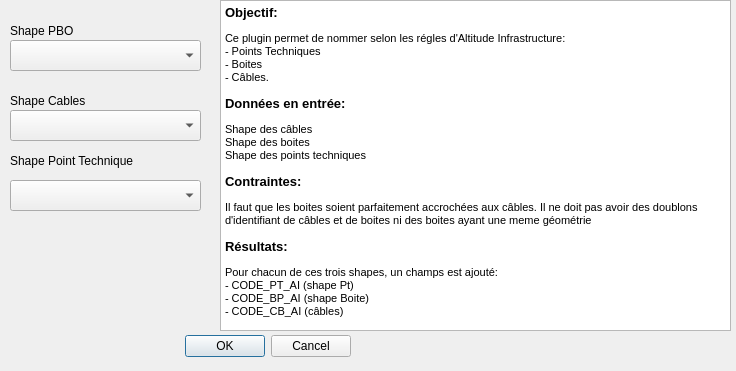
<?xml version="1.0" encoding="UTF-8"?>
<ui version="4.0">
 <class>Nommage_PT_Boite_CablesDialogBase</class>
 <widget class="QDialog" name="Nommage_PT_Boite_CablesDialogBase">
  <property name="geometry">
   <rect>
    <x>0</x>
    <y>0</y>
    <width>736</width>
    <height>371</height>
   </rect>
  </property>
  <property name="windowTitle">
   <string>Nommage_PT_Boite_Cables</string>
  </property>
  <widget class="QDialogButtonBox" name="button_box">
   <property name="geometry">
    <rect>
     <x>10</x>
     <y>330</y>
     <width>341</width>
     <height>32</height>
    </rect>
   </property>
   <property name="orientation">
    <enum>Qt::Horizontal</enum>
   </property>
   <property name="standardButtons">
    <set>QDialogButtonBox::Cancel|QDialogButtonBox::Ok</set>
   </property>
  </widget>
  <widget class="QLabel" name="label">
   <property name="geometry">
    <rect>
     <x>10</x>
     <y>20</y>
     <width>131</width>
     <height>21</height>
    </rect>
   </property>
   <property name="text">
    <string>Shape PBO</string>
   </property>
  </widget>
  <widget class="QLabel" name="label_2">
   <property name="geometry">
    <rect>
     <x>10</x>
     <y>90</y>
     <width>131</width>
     <height>21</height>
    </rect>
   </property>
   <property name="text">
    <string>Shape Cables</string>
   </property>
  </widget>
  <widget class="QLabel" name="label_3">
   <property name="geometry">
    <rect>
     <x>10</x>
     <y>150</y>
     <width>131</width>
     <height>21</height>
    </rect>
   </property>
   <property name="text">
    <string>Shape Point Technique</string>
   </property>
  </widget>
  <widget class="QComboBox" name="comboPBO">
   <property name="geometry">
    <rect>
     <x>10</x>
     <y>40</y>
     <width>191</width>
     <height>31</height>
    </rect>
   </property>
  </widget>
  <widget class="QComboBox" name="comboCABLES">
   <property name="geometry">
    <rect>
     <x>10</x>
     <y>110</y>
     <width>191</width>
     <height>31</height>
    </rect>
   </property>
  </widget>
  <widget class="QComboBox" name="comboPT">
   <property name="geometry">
    <rect>
     <x>10</x>
     <y>180</y>
     <width>191</width>
     <height>31</height>
    </rect>
   </property>
  </widget>
  <widget class="QTextBrowser" name="textBrowser">
   <property name="geometry">
    <rect>
     <x>220</x>
     <y>0</y>
     <width>511</width>
     <height>331</height>
    </rect>
   </property>
   <property name="html">
    <string>&lt;!DOCTYPE HTML PUBLIC &quot;-//W3C//DTD HTML 4.0//EN&quot; &quot;http://www.w3.org/TR/REC-html40/strict.dtd&quot;&gt;
&lt;html&gt;&lt;head&gt;&lt;meta name=&quot;qrichtext&quot; content=&quot;1&quot; /&gt;&lt;style type=&quot;text/css&quot;&gt;
p, li { white-space: pre-wrap; }
&lt;/style&gt;&lt;/head&gt;&lt;body style=&quot; font-family:'MS Shell Dlg 2'; font-size:8.25pt; font-weight:400; font-style:normal;&quot;&gt;
&lt;p style=&quot; margin-top:0px; margin-bottom:0px; margin-left:0px; margin-right:0px; -qt-block-indent:0; text-indent:0px;&quot;&gt;&lt;span style=&quot; font-size:10pt; font-weight:600;&quot;&gt;Objectif:&lt;/span&gt;&lt;/p&gt;
&lt;p style=&quot; margin-top:12px; margin-bottom:0px; margin-left:0px; margin-right:0px; -qt-block-indent:0; text-indent:0px;&quot;&gt;&lt;span style=&quot; font-family:'MS Shell Dlg 2,sans-serif'; font-size:8pt;&quot;&gt;Ce plugin permet de nommer selon les régles d'Altitude Infrastructure:&lt;/span&gt;&lt;/p&gt;
&lt;p style=&quot; margin-top:0px; margin-bottom:0px; margin-left:0px; margin-right:0px; -qt-block-indent:0; text-indent:0px;&quot;&gt;&lt;span style=&quot; font-family:'MS Shell Dlg 2,sans-serif'; font-size:8pt;&quot;&gt;- Points Techniques&lt;/span&gt;&lt;/p&gt;
&lt;p style=&quot; margin-top:0px; margin-bottom:0px; margin-left:0px; margin-right:0px; -qt-block-indent:0; text-indent:0px;&quot;&gt;&lt;span style=&quot; font-family:'MS Shell Dlg 2,sans-serif'; font-size:8pt;&quot;&gt;- Boites&lt;/span&gt;&lt;/p&gt;
&lt;p style=&quot; margin-top:0px; margin-bottom:0px; margin-left:0px; margin-right:0px; -qt-block-indent:0; text-indent:0px;&quot;&gt;&lt;span style=&quot; font-family:'MS Shell Dlg 2,sans-serif'; font-size:8pt;&quot;&gt;- Câbles.&lt;/span&gt;&lt;/p&gt;
&lt;p style=&quot; margin-top:12px; margin-bottom:0px; margin-left:0px; margin-right:0px; -qt-block-indent:0; text-indent:0px;&quot;&gt;&lt;span style=&quot; font-family:'MS Shell Dlg 2,sans-serif'; font-size:10pt; font-weight:600;&quot;&gt;Données en entrée: &lt;/span&gt;&lt;/p&gt;
&lt;p style=&quot; margin-top:12px; margin-bottom:0px; margin-left:0px; margin-right:0px; -qt-block-indent:0; text-indent:0px;&quot;&gt;&lt;span style=&quot; font-size:8pt;&quot;&gt;Shape des câbles&lt;/span&gt;&lt;/p&gt;
&lt;p style=&quot; margin-top:0px; margin-bottom:0px; margin-left:0px; margin-right:0px; -qt-block-indent:0; text-indent:0px;&quot;&gt;&lt;span style=&quot; font-size:8pt;&quot;&gt;Shape des boites&lt;/span&gt;&lt;/p&gt;
&lt;p style=&quot; margin-top:0px; margin-bottom:0px; margin-left:0px; margin-right:0px; -qt-block-indent:0; text-indent:0px;&quot;&gt;&lt;span style=&quot; font-size:8pt;&quot;&gt;Shape des points techniques&lt;/span&gt;&lt;/p&gt;
&lt;p style=&quot; margin-top:12px; margin-bottom:0px; margin-left:0px; margin-right:0px; -qt-block-indent:0; text-indent:0px;&quot;&gt;&lt;span style=&quot; font-family:'MS Shell Dlg 2,sans-serif'; font-size:10pt; font-weight:600;&quot;&gt;Contraintes:&lt;/span&gt;&lt;span style=&quot; font-size:10pt;&quot;&gt; &lt;/span&gt;&lt;/p&gt;
&lt;p style=&quot; margin-top:12px; margin-bottom:12px; margin-left:0px; margin-right:0px; -qt-block-indent:0; text-indent:0px;&quot;&gt;&lt;span style=&quot; font-size:8pt;&quot;&gt;Il faut que les boites soient parfaitement accrochées aux câbles. Il ne doit pas avoir des doublons d'identifiant de câbles et de boites ni des boites ayant une meme géométrie&lt;/span&gt;&lt;/p&gt;
&lt;p style=&quot; margin-top:12px; margin-bottom:12px; margin-left:0px; margin-right:0px; -qt-block-indent:0; text-indent:0px;&quot;&gt;&lt;span style=&quot; font-family:'MS Shell Dlg 2,sans-serif'; font-size:10pt; font-weight:600;&quot;&gt;Résultats:&lt;/span&gt;&lt;span style=&quot; font-size:10pt;&quot;&gt; &lt;/span&gt;&lt;/p&gt;
&lt;p style=&quot; margin-top:0px; margin-bottom:0px; margin-left:0px; margin-right:0px; -qt-block-indent:0; text-indent:0px;&quot;&gt;&lt;span style=&quot; font-size:8pt;&quot;&gt;Pour chacun de ces trois shapes, un champs est ajouté:&lt;/span&gt;&lt;/p&gt;
&lt;p style=&quot; margin-top:0px; margin-bottom:0px; margin-left:0px; margin-right:0px; -qt-block-indent:0; text-indent:0px;&quot;&gt;&lt;span style=&quot; font-size:8pt;&quot;&gt;- CODE_PT_AI (shape Pt)&lt;/span&gt;&lt;/p&gt;
&lt;p style=&quot; margin-top:0px; margin-bottom:0px; margin-left:0px; margin-right:0px; -qt-block-indent:0; text-indent:0px;&quot;&gt;&lt;span style=&quot; font-size:8pt;&quot;&gt;- CODE_BP_AI (shape Boite)&lt;/span&gt;&lt;/p&gt;
&lt;p style=&quot; margin-top:0px; margin-bottom:0px; margin-left:0px; margin-right:0px; -qt-block-indent:0; text-indent:0px;&quot;&gt;&lt;span style=&quot; font-size:8pt;&quot;&gt;- CODE_CB_AI (câbles)&lt;/span&gt;&lt;/p&gt;&lt;/body&gt;&lt;/html&gt;</string>
   </property>
  </widget>
 </widget>
 <resources/>
 <connections>
  <connection>
   <sender>button_box</sender>
   <signal>accepted()</signal>
   <receiver>Nommage_PT_Boite_CablesDialogBase</receiver>
   <slot>accept()</slot>
   <hints>
    <hint type="sourcelabel">
     <x>20</x>
     <y>20</y>
    </hint>
    <hint type="destinationlabel">
     <x>20</x>
     <y>20</y>
    </hint>
   </hints>
  </connection>
  <connection>
   <sender>button_box</sender>
   <signal>rejected()</signal>
   <receiver>Nommage_PT_Boite_CablesDialogBase</receiver>
   <slot>reject()</slot>
   <hints>
    <hint type="sourcelabel">
     <x>20</x>
     <y>20</y>
    </hint>
    <hint type="destinationlabel">
     <x>20</x>
     <y>20</y>
    </hint>
   </hints>
  </connection>
 </connections>
</ui>
